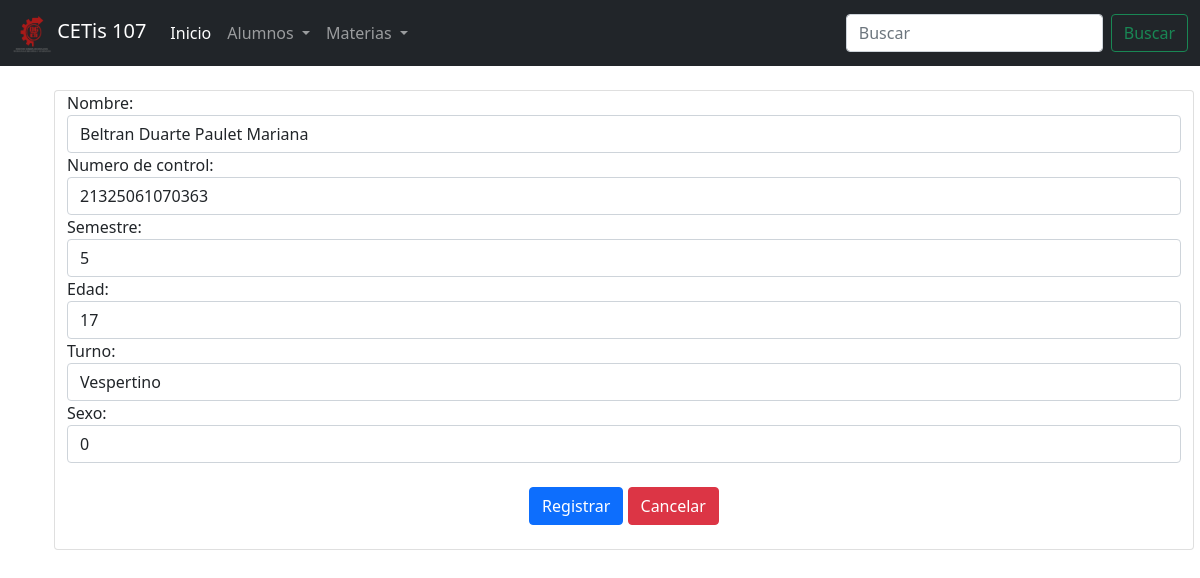
The page /editarAlumno.php?id=1 on the database as committed earlier.
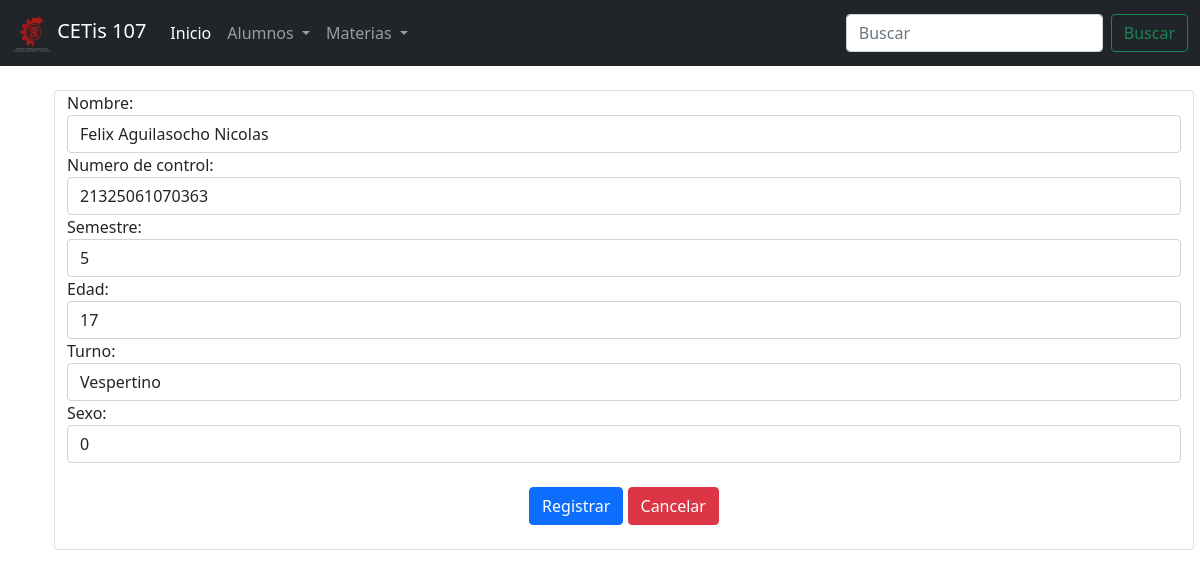
The same page on the database as committed later.
### tables this page shows
CREATE TABLE `alumnos` (
  `id` int(11) NOT NULL,
  `nombre` varchar(100) NOT NULL,
  `numero_control` varchar(30) NOT NULL,
  `semestre` int(11) NOT NULL,
  `edad` int(11) NOT NULL,
  `turno` varchar(10) NOT NULL,
  `sexo` tinyint(4) NOT NULL
);

### editarAlumno.php (the view, shortened to what this page needs)
<!DOCTYPE html>
<html lang="en">
<head>
    <link rel="stylesheet" href="css/bootstrap.css">
</head>
<body>
    <?php
    include 'menu.php';
    include 'conexion.php';
    $id = $_GET["id"];
    $sql = "SELECT * FROM alumnos WHERE id=" .$id;
    $datos = $conexion->query($sql);
    $alumno = $datos->fetch_assoc();
    ?>
<div class="container">
        <div class="row">
            <div class="col-12 card m-4">
                <form action="actualizarRegistro.php" method="POST">
                    <div class="form-group">
                        <label for="">Nombre: </label>
                        <input value="<?php echo $alumno["nombre"]; ?>" name="nombre" type="text" class="form-control" placeholder="Teclea el nombre del alumno:" required>
                    </div>
                    <div class="form-group">
                        <label for="">Numero de control: </label>
                        <input value="<?php echo $alumno["numero_control"]; ?>" name="nc" type="text" class="form-control" placeholder="Teclea el numero de control del alumno:" required>
                    </div>
                    <div class="form-group">
                        <label for="">Semestre: </label>
                        <input value="<?php echo $alumno["semestre"]; ?>" name="semestre" type="number" class="form-control" placeholder="Teclea el semestre del alumno:" required>
                    </div>
                    <div class="form-group">
                        <label for="">Edad: </label>
                        <input value="<?php echo $alumno["edad"]; ?>" name="edad" type="number" class="form-control" placeholder="Teclea la Edad del alumno:" required>
                    </div>
                    <div class="form-group">
                        <label for="">Turno: </label>
                        <select name="turno" id="" class="form-control" required>
                        <option selected value="<?php echo $alumno["turno"]; ?>"><?php echo $alumno["turno"]; ?></option>
                    </select>
                    </div>
                    <div class="form-group">
                        <label for="">Sexo: </label>
                        <select name="sexo" id="" class="form-control" required>
                        <option selected value="<?php echo $alumno["sexo"]; ?>"><?php echo $alumno["sexo"]; ?></option>
                    </select>
                    </div>
                    <div>
                        <br>
                        <center><input type="submit" value="Registrar" class="btn btn-primary">
                        <a href="consultarAlumnos.php" class="btn btn-danger">Cancelar</a></center>
                    </div>
                    <br>
                </form>
            </div>
        </div>
    </div>
</body>
</html>

Rows that differ between the two databases and show on the page:
changed alumnos "Vespertino": nombre "Beltran Duarte Paulet Mariana" → "Felix Aguilasocho Nicolas"
